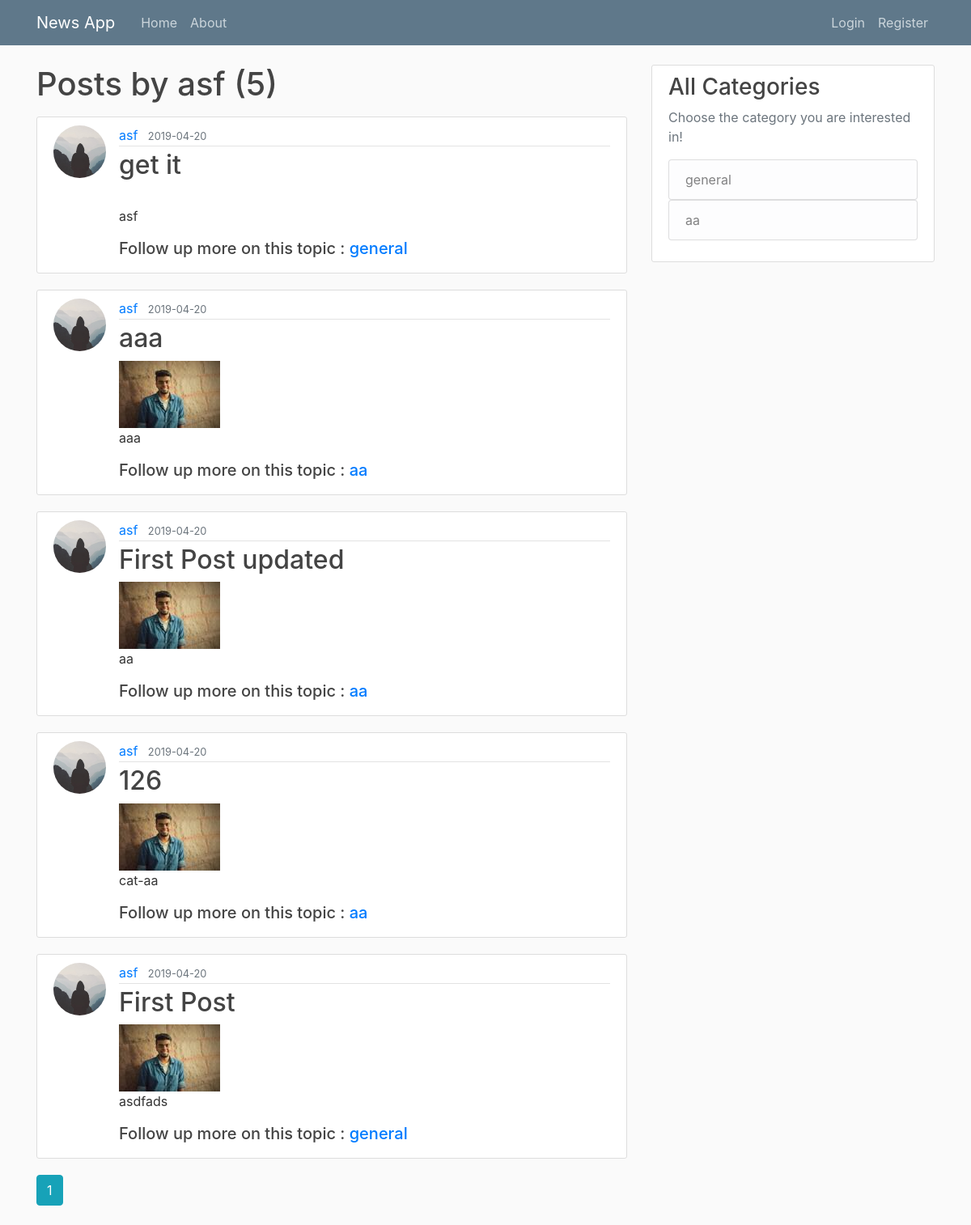
The page /user/asf on the database as committed earlier.
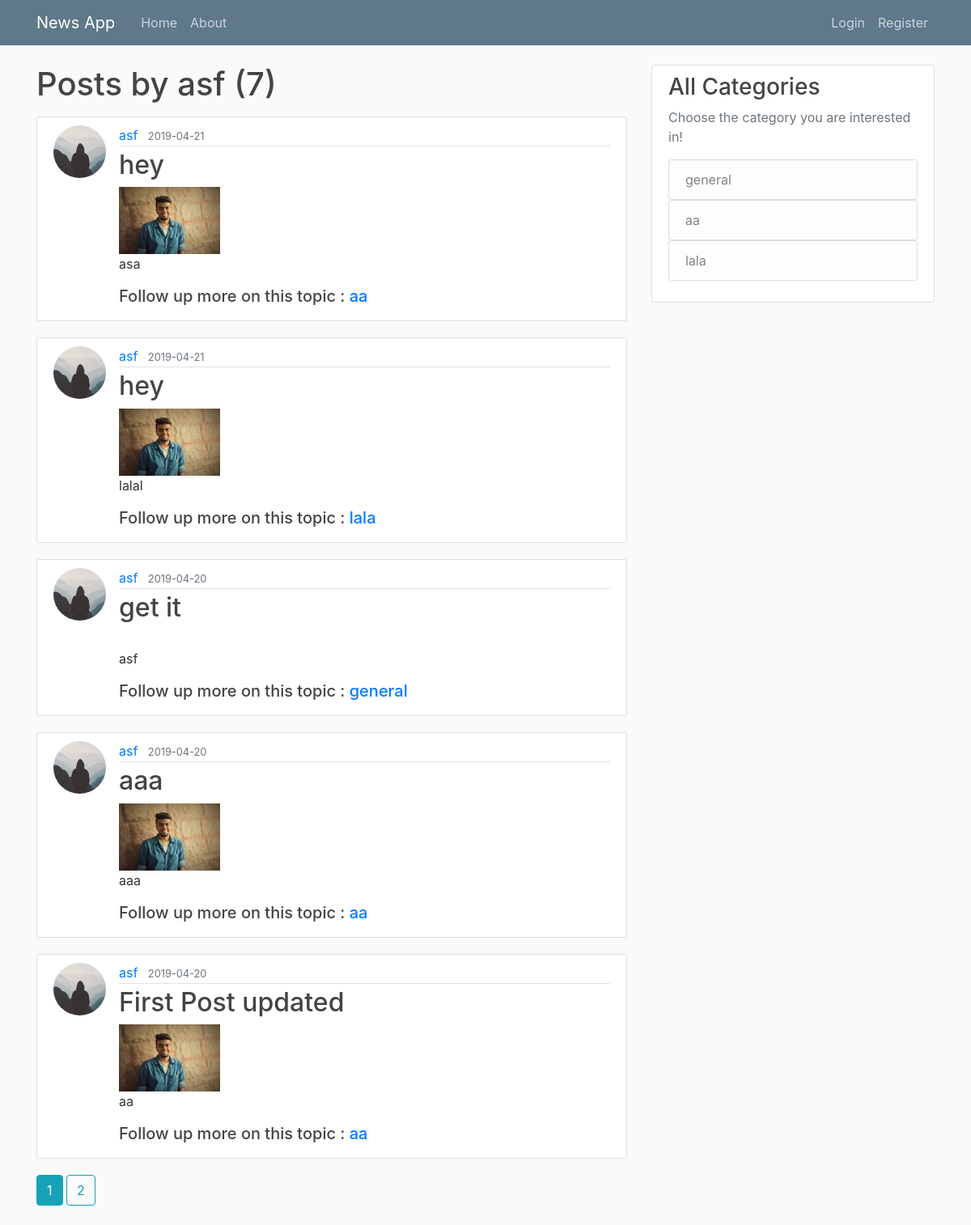
The same page on the database as committed later.
### flaskblog/models.py (models this page shows, shortened)
class Post(db.Model):
    id = db.Column(db.Integer, primary_key=True)
    title = db.Column(db.String(100), nullable=False)
    date_posted = db.Column(db.DateTime, nullable=False,
                            default=datetime.utcnow)
    content = db.Column(db.Text, nullable=False)
    user_id = db.Column(db.Integer, db.ForeignKey('user.id'), nullable=False)
    image_file = db.Column(db.String(20), nullable=False,
                           default='default1.jpg')
    category = db.Column(db.String(20), nullable=False)

class User(db.Model, UserMixin):
    id = db.Column(db.Integer, primary_key=True)
    username = db.Column(db.String(20), unique=True, nullable=False)
    email = db.Column(db.String(120), unique=True, nullable=False)
    image_file = db.Column(db.String(20), nullable=False,
                           default='default.jpg')
    password = db.Column(db.String(60), nullable=False)
    posts = db.relationship('Post', backref='author', lazy=True)

### flaskblog/users/routes.py (the view)
@users.route("/user/<string:username>")
def user_posts(username):
    page = request.args.get('page', 1, type=int)
    user = User.query.filter_by(username=username).first_or_404()
    posts = Post.query.filter_by(author=user)\
        .order_by(Post.date_posted.desc())\
        .paginate(page=page, per_page=5)
    dis_cats = []
    for dis_cat in db.session.query(Post.category).distinct():
        dis_cats.append(dis_cat.category)
    return render_template('user_posts.html', posts=posts, user=user, dis_cats=dis_cats)

### flaskblog/templates/user_posts.html
{% extends "layout.html" %} {% block content %}
<h1 class="mb-3">Posts by {{ user.username }} ({{ posts.total }})</h1>
{% for post in posts.items %}
<article class="media content-section">
  <img
    src="{{ url_for('static',filename='profile_pics/' + post.author.image_file) }}"
    alt=""
    class="rounded-circle article-img"
  />
  <div class="media-body">
    <div class="article-metadata">
      <a
        class="mr-2"
        href="{{ url_for('users.user_posts', username=post.author.username) }}"
        >{{ post.author.username }}</a
      >
      <small class="text-muted">{{
        post.date_posted.strftime("%Y-%m-%d")
      }}</small>
    </div>
    <h2>
      <a class="article-title" href="{{ url_for('posts.post',post_id=post.id) }}">{{
        post.title
      }}</a>
    </h2>
    <img src="{{ url_for('static',filename='profile_pics/' + post.image_file) }}" alt="" class="responsive" />
    <p class="article-content">{{ post.content }}</p>
    <h5>Follow up more on this topic  : <a class="" href="{{ url_for('posts.cat_post', category=post.category) }}">{{ post.category }}</a></h5>
  </div>
</article>
{% endfor %} {% for page_num in posts.iter_pages(left_edge=1, right_edge=1,
left_current=1, right_current=2) %} {% if page_num %} {% if posts.page ==
page_num %}
<a
  class="btn btn-info mb-4"
  href="{{ url_for('users.user_posts', username=user.username, page=page_num)}}"
  >{{ page_num }}</a
>
{% else %}
<a
  class="btn btn-outline-info mb-4"
  href="{{ url_for('users.user_posts', username=user.username, page=page_num)}}"
  >{{ page_num }}</a
>
{% endif %} {% else %} ... {% endif %} {% endfor %} {% endblock content %}

Rows that differ between the two databases and show on the page:
no longer on this page (row unchanged): Post: image_file (placeholder picture), author.username "asf", date_posted "2019-04-20", title "126", content "cat-aa", category "aa"
no longer on this page (row unchanged): Post: image_file (placeholder picture), author.username "asf", date_posted "2019-04-20", title "First Post", content "asdfads", category "general"
added Post: image_file (placeholder picture), author.username "asf", date_posted "2019-04-21", title "hey", content "asa", category "aa"
added Post: image_file (placeholder picture), author.username "asf", date_posted "2019-04-21", title "hey", content "lalal", category "lala"
Other text that changed with them:
{{ posts.total }}: "5" → "7"
new list line: "2"
new list line: "lala"
